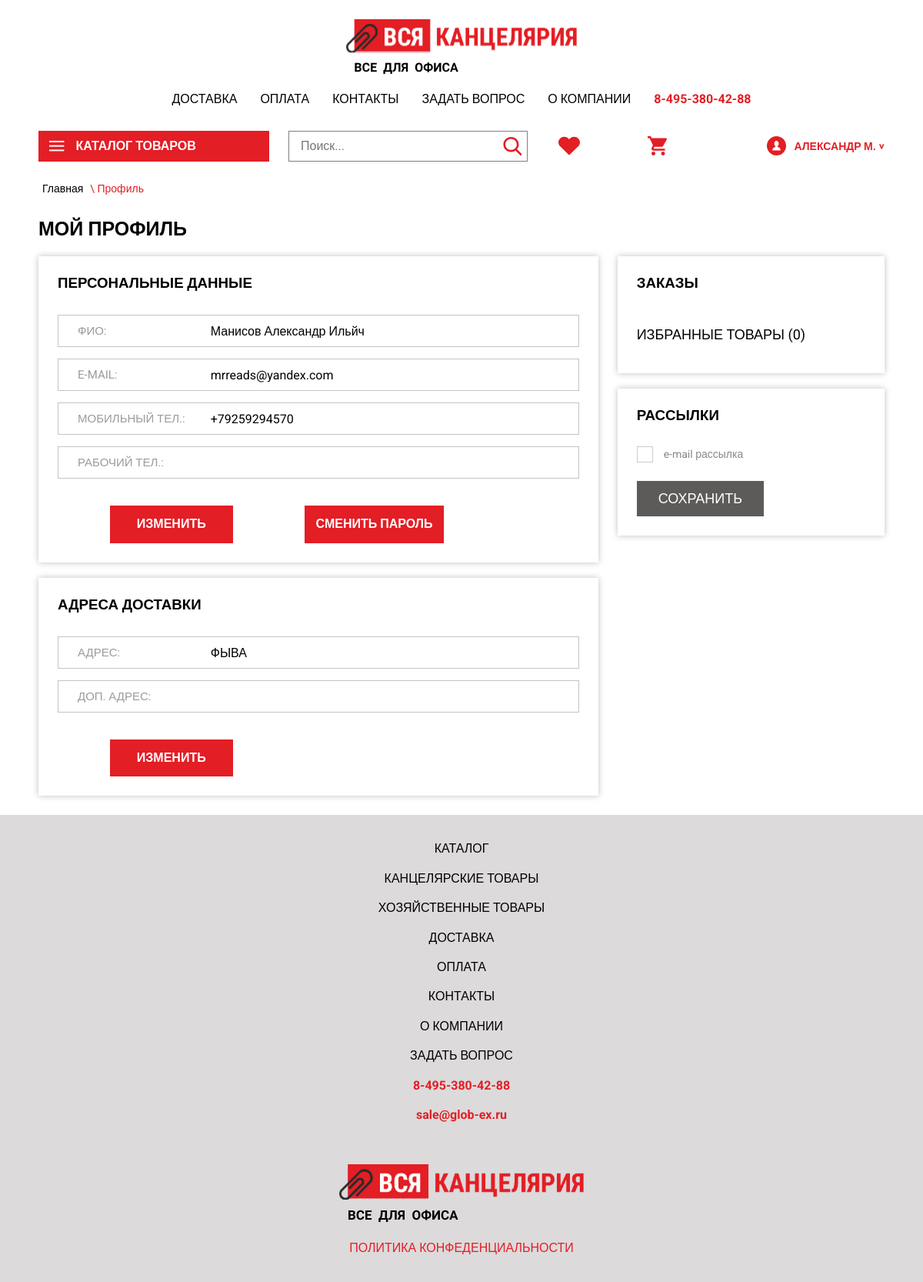
Page /profile.php (signed in) on the committed database.
### tables this page shows
CREATE TABLE `users_all` (
  `id_user` int(11) NOT NULL,
  `role` bigint(20) NOT NULL,
  `fio` varchar(255) NOT NULL,
  `password` varchar(255) NOT NULL,
  `email` varchar(100) NOT NULL,
  `phone_number` varchar(20) NOT NULL,
  `work_number` varchar(20) DEFAULT NULL,
  `address` varchar(255) NOT NULL,
  `additional_address` varchar(255) DEFAULT NULL,
  `mailing` tinyint(1) NOT NULL
);

### profile.php (the view, shortened to what this page needs)
<?php
require_once __DIR__ . '/model/connection.php';
?>
<!DOCTYPE html>
<html lang="ru">
<head>
    <link rel="stylesheet" href="./resource/css/normalize.css">
    <link rel="stylesheet" href="./resource/css/base.css">
    <link rel="stylesheet" href="./resource/css/header.css">
    <link rel="stylesheet" href="./resource/css/profile.css">
    <link rel="stylesheet" href="./resource/css/footer.css">
</head>
<body>
<?php require(__DIR__ . '/view/header.php'); ?>
<div class="content" style="padding-top: 0">
    <div class="cat_fold">
        <p> Главная </p>
        <p><span> &#92; Профиль </span></p>
    </div>
    <h2> Мой профиль </h2>
    <div class="profile">
        <div class="first">
            <form action="" method="GET" class="edit">
                <h3>Персональные данные</h3>
                <label class="placeinput">
                    <p class="input-info">ФИО:</p>
                    <?php echo '<input required="1" type="text" id="fio" name="fio" value="'.$userData['fio'].'">'; ?>
                </label>
                <label class="placeinput">
                    <p class="input-info">e-mail:</p>
                    <?php echo '<input required="1" type="text" id="email" name="email" value="'.$userData['email'].'">'; ?>
                </label>
                <label class="placeinput">
                    <p class="input-info">Мобильный тел.:</p>
                    <?php echo '<input required="1" type="tel" id="phone" name="phone_number" value="'.$userData['phone_number'].'">'; ?>
                </label>
                <label class="placeinput">
                    <p class="input-info">Рабочий тел.:</p>
                    <?php echo '<input type="text" id="adress" name="work_number" value="'.$userData['work_number'].'">'; ?>
                </label>
                <div class="buttons">
                    <input id="editButton" class="button" type="submit" name="change" value="изменить">
                    <input id="editButton" class="button" type="submit" name="change_password" value="сменить пароль">
                </div>
            </form>
            <form action="" method="GET" class="edit">
                <h3>Адреса доставки</h3>
                <label class="placeinput">
                    <p class="input-info">Адрес:</p>
                    <?php echo '<input required="1" type="text" id="fio" name="address" value="'.$userData['address'].'">'; ?>
                </label>
                <label class="placeinput">
                    <p class="input-info">Доп. адрес:</p>
                    <?php echo '<input type="text" id="fio" name="additional_address" value="'.$userData['additional_address'].'">'; ?>
                </label>
                <div class="buttons">
                    <input id="editButton" class="button" type="submit" name="change_address" value="изменить">
                </div>
            </form>
        </div>
        <div class="two">
            <div class="orders">
                <?php
                    $favouriteResult = $mysqli->query("SELECT COUNT(*) FROM `user-favoutite` WHERE id_user = $idUser;");
                    $favouriteCount = $favouriteResult->fetch_row();
                ?>
                <h3>ЗАКАЗЫ</h3>
                <? echo '<a href="favourite.php">избранные товары ('.$favouriteCount[0].')</a>'; ?>
            </div>
            <form class="mail">
                <h3>РАССЫЛКИ</h3>
                <label class="container" id="cart"> <p> e-mail рассылка</p> <input type="checkbox" name="mail"> <span class="checkmark"></span></label>
                <a href="favourite.php" class="button buttonMail">сохранить</a>
            </form>
        </div>
    </div>
</div>
<?php require(__DIR__ . '/view/footer.php'); ?>
</body>
</html>

### view/header.php (shortened to what this page needs)
<?
require_once __DIR__ . '/../model/connection.php';
$idUser = (int)$_COOKIE['isLogin'];
$result = $mysqli->query("SELECT * FROM users_all WHERE id_user = $idUser;");
$userData = $result->fetch_assoc();
$fio = explode(' ', $userData['fio']);
?>
<header class="header">
    <div class="content" style="padding-bottom: 0;">
        <div class="menu">
            <a href="./index.php"><img src="./resource/img/logo.svg" alt="logo"></a>
            <ul>
                <li><a href="#">ДОСТАВКА</a></li>
                <li><a href="#">ОПЛАТА</a></li>
                <li><a href="#">КОНТАКТЫ</a></li>
                <li><a href="#">ЗАДАТЬ ВОПРОС</a></li>
                <li><a href="#">О КОМПАНИИ</a></li>
                <li><p class="tel">8-495-380-42-88</p></li>
            </ul>
        </div>
        <div class="nav">
            <button class="catalog" id="catalog"><span>|||</span> КАТАЛОГ ТОВАРОВ</button>
            <form action="#" class="searchForm">
                <input type="search" placeholder="Поиск...">
                <button><img src="./resource/img/icons/search.svg" alt="search"></button>
                <div id="searchResult"> </div>
            </form>
            <ul>
                <li><a href="./favourite.php"><img src="./resource/img/icons/favourite.svg" alt="favorite"></a></li>
                <li><a href="./cart.php"><img src="./resource/img/icons/cart.svg" alt="cart"></a></li>
                <?php
                    if (isset($idUser) && !empty($userData))
                    {
                        echo '
                                <li class="account"><a id="profie_button"><img src="./resource/img/icons/account.svg" alt="account"><p>'.$fio[1] , ' ', mb_substr($fio[0], 0, 1), '.'.'<span>&#62;</span></p></a>
                                    <div class="user-act">
                                        <a href="../profile.php?id='.$idUser.'"> Профиль </a>
                                        <a href="../model/logout.php"> Выход </a>
                                    </div>
                                </li>';
                    }
                    else
                    {
                        echo '<li class="account"><a id="login_button"><img src="./resource/img/icons/account.svg" alt="account"><p>Войти <span>&#62;</span></p></a></li>';
                    }
                ?>
            </ul>
        </div>
    </div>
</header>

### resource/css/base.css (style rules this page uses)
* { -webkit-box-sizing: border-box; box-sizing: border-box; margin: 0; padding: 0; }
html, body, .content { width: 100%; }
body, input { font-family: "Roboto", sans-serif; }
.content { min-width: 320px; max-width: 1440px; margin: 0 auto; padding: 25px 50px; }
a { display: block; cursor: pointer; transition: 0.3s all; text-decoration: none; }
ul { list-style-type: none; }
img { -o-object-fit: contain; object-fit: contain; }
h2 { font-size: 25px; font-weight: bold; margin-top: 30px; text-transform: uppercase; }
.cat_fold { margin: 10px 5px 25px 5px; }
.cat_fold a, .cat_fold p { font-size: 14px; line-height: 16px; display: inline-block; margin-right: 5px; }
.cat_fold a span, .cat_fold p span { color: #E31E24; }

### resource/css/profile.css (style rules this page uses)
.edit { box-shadow: 0px 0px 8px rgba(0, 0, 0, 0.25); padding: 25px; width: 100%; display: inline-flex; align-items: center; flex-flow: column nowrap; flex-grow: 1; justify-content: center; margin-top: 20px; }
.edit .input-info { font-size: 15px; line-height: 21px; width: 220px; margin-left: 25px; text-transform: uppercase; color: #9D9A9A; }
form label { display: flex; align-items: center; justify-content: center; width: 100%; }
.edit input[type=text], .edit input[type=password], .edit input[type=tel], .edit input[type=email] { width: 100%; height: 40px; padding: 5px 15px; border: 0; }
.placeinput { margin-bottom: 15px; border: 1px solid #C4C4C4; position: relative; overflow: hidden; }
form input[type=submit] { font-size: 16px; font-weight: bold; align-self: flex-start; min-width: 160px; margin-left: 10%; padding: 15px; cursor: pointer; text-align: center; text-transform: uppercase; color: #FFFFFF; border: 0; background-color: #E31E25; }
form .container { font-size: 14px; position: relative; display: block; width: 100%; margin-bottom: 12px; padding-left: 35px; cursor: pointer; }
form label.container { margin-bottom: 22px; }
form .checkmark { position: absolute; top: -2px; left: 0; width: 21px; height: 21px; border: 1px solid rgba(0, 0, 0, 0.2); background-color: #FFFFFF; }
form .container .checkmark:after, .pay-type .container .checkmark:after { top: 5px; left: 9px; width: 5px; height: 10px; transform: rotate(45deg); border: solid white; border-width: 0 3px 3px 0; }
form .container p, .pay-type .container p { width: 80%; margin-top: 0; margin-left: 0; color: #8B8787; }
.button { transition: 0.3s all; font-size: 16px; font-weight: bold; align-self: flex-start; min-width: 160px; margin-top: 20px; padding: 15px 30px; cursor: pointer; text-align: center; text-transform: uppercase; color: #E31E25; border: 3px solid #E31E25; background-color: #FFFFFF; }
.button:first-child { margin-right: 25px; }
.buttons { width: 100%; display: flex; flex-flow: row wrap; }
.buttonMail { padding: 10px 25px; margin-top: 5px; font-size: 18px; font-weight: 500; display: inline-block; border: 3px solid #5D5A5A; background-color: #5D5A5A; color: #FFFFFF; }
.orders, .mail { padding: 25px; width: 100%; display: inline-block; margin-top: 20px; box-shadow: 0px 0px 8px rgba(0, 0, 0, 0.25); }
h3 { width: 100%; text-transform: uppercase; text-align: left; margin-bottom: 30px; }
.orders a { color: #000000; padding: 15px 0; width: 100%; font-size: 18px; line-height: 21px; text-transform: uppercase; }
.profile { display: flex; flex-flow: row nowrap; }
.profile .first { margin-right: 25px; flex-grow: 2; }
.profile .two { flex-grow: 1; }

### rows in the picture
users_all: fio "АЛЕКСАНДР", fio "М", fio "Манисов Александр Ильйч", email "mrreads@yandex.com", phone_number "+79259294570", address "ФЫВА"

### other values in the picture
$favouriteCount[0] "0"
$category['name'] "КАНЦЕЛЯРСКИЕ ТОВАРЫ"
$category['name'] "ХОЗЯЙСТВЕННЫЕ ТОВАРЫ"
